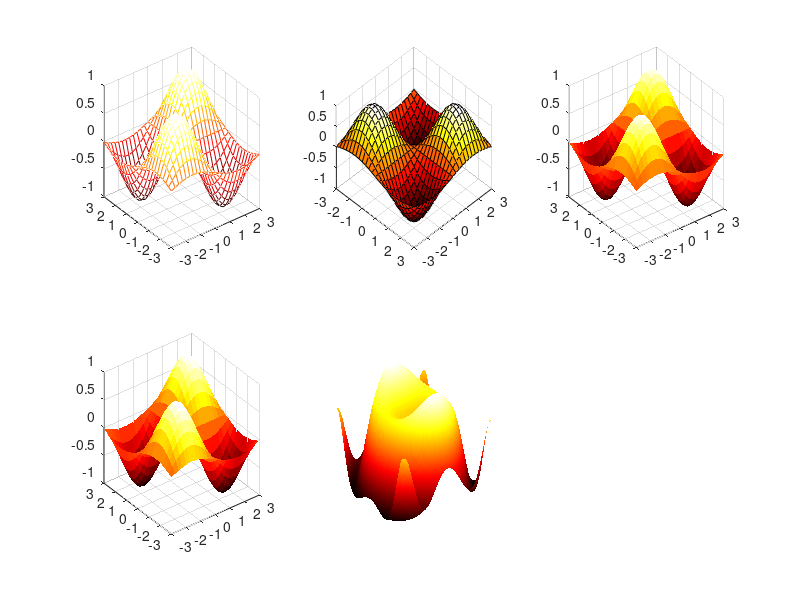

Source code (MATLAB): (Note: this script raises an error after producing the figure.)
[X, Y ] = meshgrid(-3:.25:3, -3:.25:3);
Z = sin(X ).*sin(Y );
colormap hot
subplot(2,3,1);
mesh(X, Y, Z);
subplot(2,3,2);
surf (Y, X, Z );
view (45, 45);
shading faceted
subplot(2,3,3);
surf (X, Y, Z );
shading flat
subplot(2,3,4);
surf (X, Y, Z );
shading interp
subplot(2,3,5);
[X, Y] = meshgrid(-2:.02:2);
Z = sin(X.^2 + Y.^2) + exp(-X.^2);
surf (X, Y, Z )
axis off
shading interp
alpha .8
view(-17, 19)
subplot(2,3,6);
[u, v] = meshgrid(linspace(0, pi, 25), linspace(0, 2*pi, 50));
r1 = 4*(1 - cos(u)/2);
x1 = 6*cos(u).*(1 + sin(u)) + r1.*cos(u).*cos(v);
y1 = 16*sin(u) + r1.*sin(u).*cos(v);
z1 = r1.*sin(v);
[u, v] = meshgrid(linspace(pi, 2*pi, 25), linspace(0, 2*pi, 50));
r2 = 4*(1 - cos(u)/2);
x2 = 6*cos(u).*(1 + sin(u)) + r2.*cos(v + pi);
y2 = 16*sin(u);
z2 = r2.*sin(v);
surfl(x1, y1, z1 )
hold on
surfl(x2, y2, z2 )
view(9, 21)
colormap cool
shading interp
hold off
axis equal
axis off